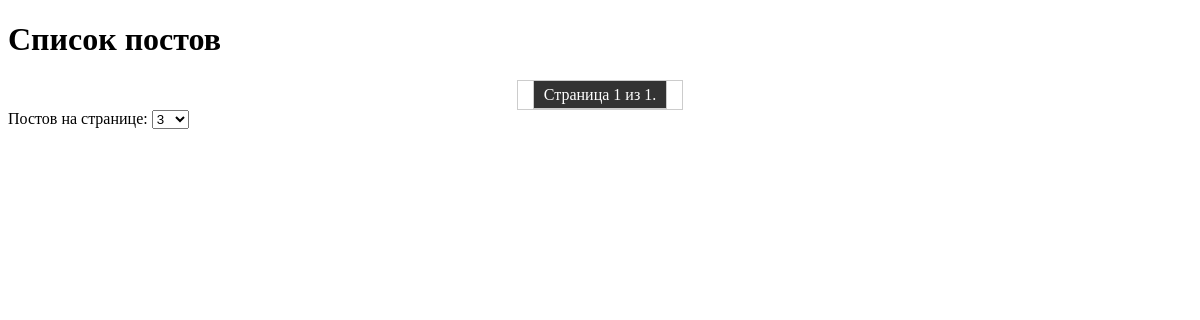
Before: / with the older database file.
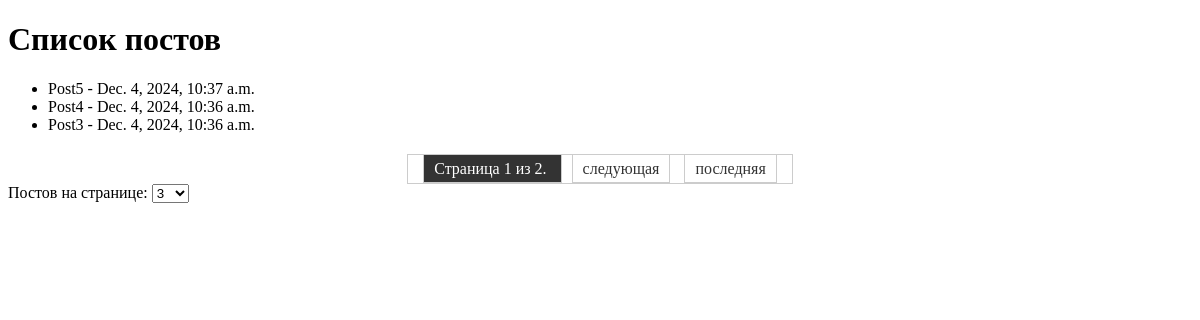
After: the same page with the newer database file.
### blogapp/models.py (models this page shows, shortened)
class Post(models.Model):
    title = models.CharField(max_length=50)
    content = models.TextField()
    create_date = models.DateTimeField('date created', auto_now_add=True)

### blogapp/views.py (the view)
# urls.py: path('', new_post)
def new_post(request):
    post = Post.objects.all().order_by('-create_date')
    per_page = request.GET.get('per_page', 3)
    paginator = Paginator(post, per_page)
    page_number = request.GET.get('page')
    page_obj = paginator.get_page(page_number)
    return render(request, 'blog.html', {'page_obj': page_obj, 'per_page': per_page})

### templates/blog.html (shortened to what this page needs)
<!DOCTYPE html>
<html lang="ru">
<head>
</head>
<body>
    <h1>Список постов</h1>
    <ul>
        {% for post in page_obj %}
            <li>{{ post.title }} - {{ post.create_date }}</li>
        {% endfor %}
    </ul>
    <div class="pagination">
        <span class="step-links">
            <span class="current">
                Страница {{ page_obj.number }} из {{ page_obj.paginator.num_pages }}.
            </span>
            {% if page_obj.has_next %}
                <a href="?page={{ page_obj.next_page_number }}&per_page={{ per_page }}">следующая</a>
                <a href="?page={{ page_obj.paginator.num_pages }}&per_page={{ per_page }}">последняя</a>
            {% endif %}
        </span>
    </div>
    <div>
        <label for="per_page">Постов на странице:</label>
        <select id="per_page" name="per_page" onchange="changePerPage(this.value)">
            <option value="3" {% if quantity_page|add:"0" == 3 %}selected{% endif %}>3</option>
        </select>
    </div>
</body>
</html>

### templates/blog.html (style rules this page uses)
.pagination { display: flex; justify-content: center; margin-top: 20px; }
.pagination a, .pagination span { margin: 0 5px; padding: 5px 10px; border: 1px solid #ccc; text-decoration: none; color: #333; }
.pagination .current { background-color: #333; color: #fff; }

Changed rows visible on the page:
added Post: title "Post5", create_date "Dec. 4, 2024, 10:37 a.m."
added Post: title "Post4", create_date "Dec. 4, 2024, 10:36 a.m."
added Post: title "Post3", create_date "Dec. 4, 2024, 10:36 a.m."
Other visible differences:
{{ page_obj.paginator.num_pages }}: "1" → "2"
text now shown: "следующая последняя"
